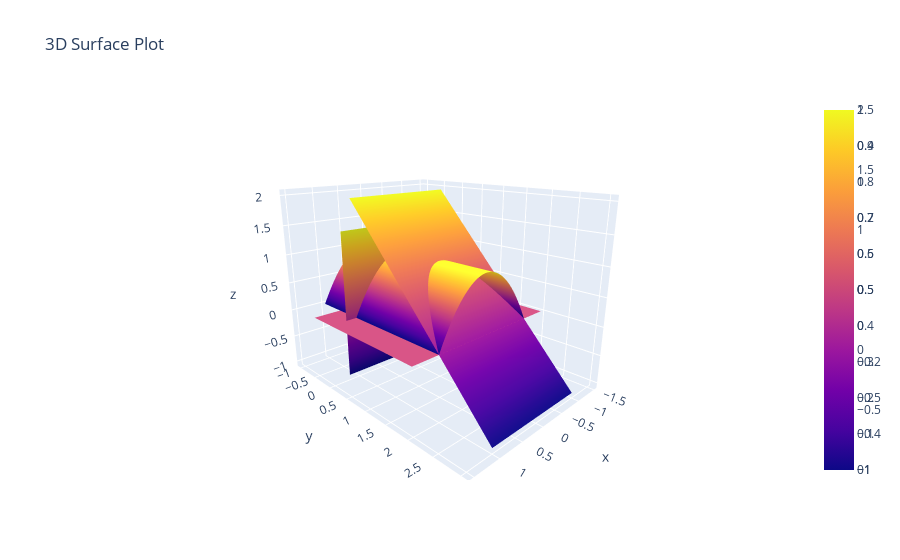

The code cell stored with this chart in its notebook:
### Code cell
pl = av.plot3d_parametric_surface(plane(x,y),(x,-1,1), (y,0,3))
cil = av.plot3d_parametric_surface(cilinder(x,y), (x,-1,1),(y,-1,2), fig = pl)
zed = av.plot3d_parametric_surface(x*R.i+y*R.j+0*R.k,(x,-1.5,1.5), (y,-0.5,2), fig=cil)
av.plot3d_parametric_surface(x*R.i+z*R.k,(x,-1.2,1.2), (z,-1,1.5), fig=zed)

### Figure 1 — Plotly figure (JSON) as saved in the notebook; plotly's stock layout.template omitted (floating-point values rounded to 4 significant figures; data arrays with more than 128 entries replaced by an {"elided": "..."} marker saying what was removed)
{"data": [{"showlegend": false, "showscale": true, "type": "surface", "x": {"elided": "50x50 float values"}, "y": {"elided": "50x50 float values"}, "z": {"elided": "50x50 float values"}}, {"showlegend": false, "showscale": true, "type": "surface", "x": {"elided": "50x50 float values"}, "y": {"elided": "50x50 float values"}, "z": {"elided": "50x50 float values"}}, {"showlegend": false, "showscale": true, "type": "surface", "x": {"elided": "50x50 float values"}, "y": {"elided": "50x50 float values"}, "z": {"elided": "50x50 int values"}}, {"showlegend": false, "showscale": true, "type": "surface", "x": {"elided": "50x50 float values"}, "y": {"elided": "50x50 int values"}, "z": {"elided": "50x50 float values"}}], "layout": {"autosize": true, "scene": {"aspectmode": "data", "aspectratio": {"x": 0.9086, "y": 1.211, "z": 0.9086}, "camera": {"center": {"x": 0, "y": 0, "z": 0}, "eye": {"x": 1.443, "y": 1.473, "z": 0.6597}, "projection": {"type": "perspective"}, "up": {"x": 0, "y": 0, "z": 1}}}, "title": {"text": "3D Surface Plot"}, "xaxis": {"title": {"text": "X"}}, "yaxis": {"title": {"text": "Y"}}}}
